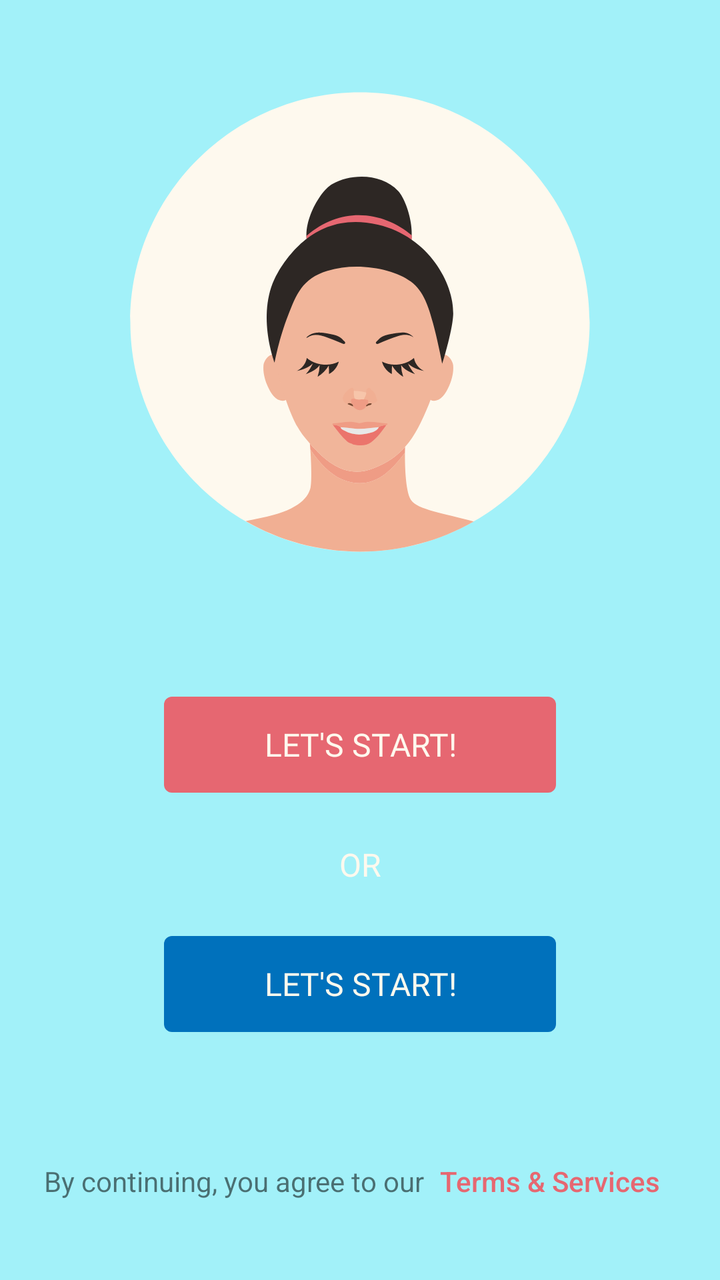
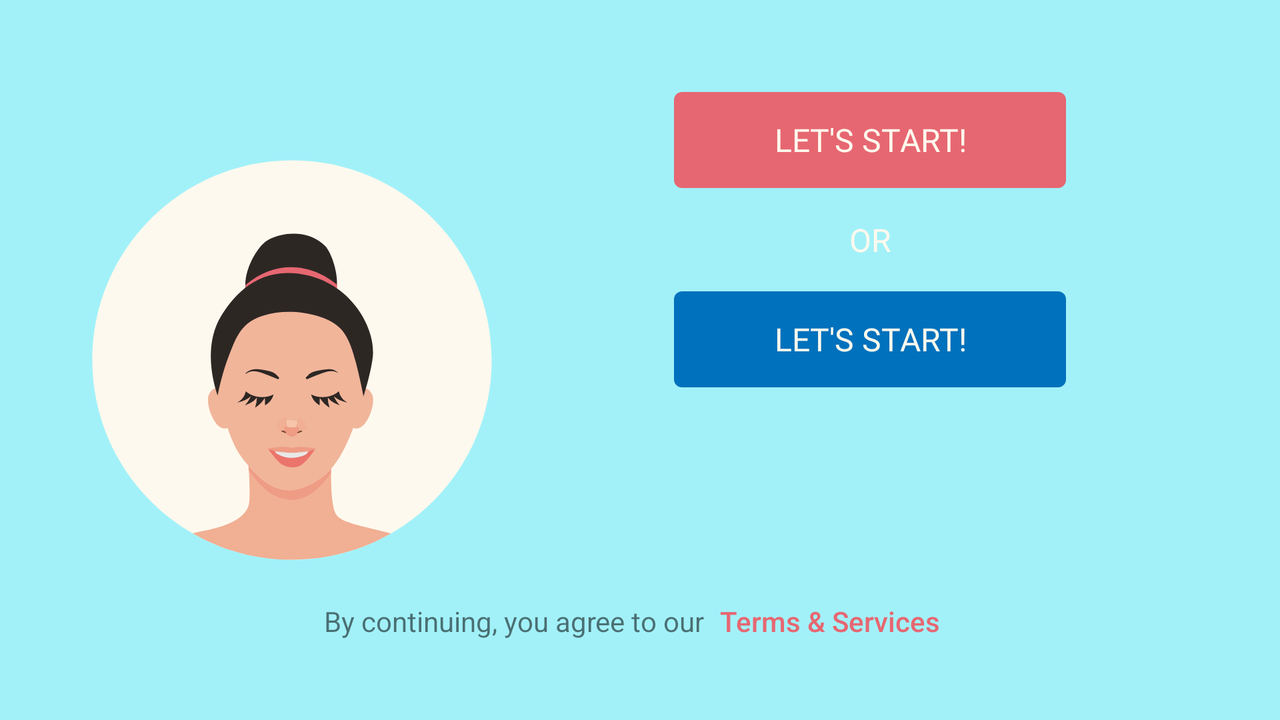

The same Android screen from two of the app's own layout files: first res/layout/ as a phone draws it, then the repository's variant for another configuration, drawn on a device whose configuration selects that folder. Both files follow.
<!-- AndroidManifest.xml: application theme AppTheme -->
<!-- res/layout/intro_button_fragment.xml -->
<?xml version="1.0" encoding="utf-8"?>
<androidx.constraintlayout.widget.ConstraintLayout xmlns:android="http://schemas.android.com/apk/res/android"
    xmlns:app="http://schemas.android.com/apk/res-auto"
    xmlns:tools="http://schemas.android.com/tools"
    android:layout_width="match_parent"
    android:layout_height="match_parent"
    android:background="@color/cyan"
    android:padding="16dp"
    tools:context=".ui.intro.button_fragment.IntroButtonFragment">

    <ImageView
        android:id="@+id/intro_background"
        android:layout_width="230dp"
        android:layout_height="230dp"
        android:layout_marginTop="30dp"
        android:contentDescription="@null"
        android:src="@drawable/ic_background_round"
        app:layout_constraintLeft_toLeftOf="parent"
        app:layout_constraintRight_toRightOf="parent"
        app:layout_constraintTop_toTopOf="parent" />

    <Button
        android:id="@+id/intro_action_button_red"
        style="@style/Button"
        android:layout_width="wrap_content"
        android:layout_height="wrap_content"
        android:layout_marginBottom="25dp"
        android:text="@string/intro_start_cta"
        android:textSize="16sp"
        app:layout_constraintBottom_toTopOf="@+id/between_button_text_view"
        app:layout_constraintLeft_toLeftOf="parent"
        app:layout_constraintRight_toRightOf="parent" />

    <TextView
        android:id="@+id/between_button_text_view"
        android:layout_width="match_parent"
        android:layout_height="wrap_content"
        android:layout_marginTop="25dp"
        android:layout_marginBottom="25dp"
        android:gravity="center"
        android:text="@string/or"
        android:textAllCaps="true"
        android:textColor="@color/white"
        android:textSize="16sp"
        app:layout_constraintBottom_toTopOf="@+id/intro_action_button_blue"
        app:layout_constraintLeft_toLeftOf="parent"
        app:layout_constraintRight_toRightOf="parent" />

    <Button
        android:id="@+id/intro_action_button_blue"
        style="@style/Button"
        android:layout_width="wrap_content"
        android:layout_height="wrap_content"
        android:layout_marginBottom="65dp"
        android:background="@drawable/blue_button_background"
        android:text="@string/intro_start_cta"
        android:textSize="16sp"
        app:layout_constraintBottom_toTopOf="@+id/intro_secondary_action"
        app:layout_constraintLeft_toLeftOf="parent"
        app:layout_constraintRight_toRightOf="parent" />

    <LinearLayout
        android:id="@+id/intro_secondary_action"
        android:layout_width="wrap_content"
        android:layout_height="wrap_content"
        android:gravity="center_horizontal"
        android:layout_marginBottom="16dp"
        app:layout_constraintBottom_toBottomOf="parent"
        app:layout_constraintLeft_toLeftOf="parent"
        app:layout_constraintRight_toRightOf="parent">

        <TextView
            android:id="@+id/intro_secondary_action_text"
            android:layout_width="wrap_content"
            android:layout_height="wrap_content"
            android:layout_marginBottom="8dp"
            android:text="@string/intro_terms_cta"/>

        <Button
            android:id="@+id/intro_secondary_action_button"
            style="@style/TextButton"
            android:maxLines="1"
            android:layout_width="wrap_content"
            android:layout_height="wrap_content"
            android:text="@string/intro_terms_button_cta"/>

    </LinearLayout>

</androidx.constraintlayout.widget.ConstraintLayout>
<!-- resources referenced by this layout -->
<resources>
  <color name="cyan">#A2F1F9</color>
  <color name="white">#FEF9EE</color>
  <!-- drawable blue_button_background (drawable) -->
  <?xml version="1.0" encoding="utf-8"?>
  <selector xmlns:android="http://schemas.android.com/apk/res/android">
  
      <item>
          <shape android:shape="rectangle">
              <corners android:radius="4dip" />
              <solid android:color="@color/blue" />
          </shape>
      </item>
  
  </selector>
  <!-- drawable ic_background_round: vector/xml drawable (drawable, 7961 chars, omitted) -->
  <string name="intro_start_cta">Let\'s start!</string>
  <string name="intro_terms_button_cta">Terms &amp; Services</string>
  <string name="intro_terms_cta">By continuing, you agree to our</string>
  <string name="or">or</string>
  <style name="Button" parent="Heading">
          <item name="android:textColor">@color/white</item>
          <item name="android:background">@drawable/button_background</item>
          <item name="android:paddingLeft">50dp</item>
          <item name="android:paddingRight">50dp</item>
          <item name="android:paddingTop">6dp</item>
          <item name="android:paddingBottom">6dp</item>
      </style>
  <style name="TextButton">
          <item name="android:textColor">@color/red</item>
          <item name="android:background">@android:color/transparent</item>
          <item name="android:textAllCaps">false</item>
          <item name="android:minWidth">0dp</item>
          <item name="android:minHeight">0dp</item>
          <item name="android:paddingLeft">8dp</item>
          <item name="android:paddingRight">8dp</item>
      </style>
  <style name="AppTheme" parent="Theme.AppCompat.Light.NoActionBar">
          
          <item name="colorPrimary">@color/colorPrimary</item>
          <item name="colorPrimaryDark">@color/colorPrimaryDark</item>
          <item name="colorAccent">@color/colorAccent</item>
      </style>
  <color name="blue">#0071BC</color>
  <style name="Heading">
          <item name="android:textColor">@color/red</item>
          <item name="android:fontFamily">@font/montserrat_ultralight</item>
          <item name="textAllCaps">true</item>
          <item name="android:textSize">20sp</item>
      </style>
  <!-- drawable button_background (drawable) -->
  <?xml version="1.0" encoding="utf-8"?>
  <selector xmlns:android="http://schemas.android.com/apk/res/android">
  
      <item>
          <shape android:shape="rectangle">
              <corners android:radius="4dip" />
              <solid android:color="@color/red"/>
          </shape>
      </item>
  
  </selector>
  <color name="red">#E66771</color>
  <color name="colorPrimary">#6200EE</color>
  <color name="colorPrimaryDark">#3700B3</color>
  <color name="colorAccent">#03DAC5</color>
</resources>
<!-- res/layout-land/intro_button_fragment.xml (the repository's variant of the layout above) -->
<!-- drawn on the phone turned sideways -->
<?xml version="1.0" encoding="utf-8"?>
<androidx.constraintlayout.widget.ConstraintLayout xmlns:android="http://schemas.android.com/apk/res/android"
    xmlns:app="http://schemas.android.com/apk/res-auto"
    xmlns:tools="http://schemas.android.com/tools"
    android:layout_width="match_parent"
    android:layout_height="match_parent"
    android:background="@color/cyan"
    android:padding="16dp"
    tools:context=".ui.intro.button_fragment.IntroButtonFragment">

    <ImageView
        android:id="@+id/intro_background"
        android:layout_width="200dp"
        android:layout_height="200dp"
        android:layout_marginStart="30dp"
        android:layout_marginLeft="30dp"
        android:contentDescription="@null"
        android:src="@drawable/ic_background_round"
        app:layout_constraintLeft_toLeftOf="parent"
        app:layout_constraintBottom_toBottomOf="parent"
        app:layout_constraintTop_toTopOf="parent" />

    <Button
        android:id="@+id/intro_action_button_red"
        style="@style/Button"
        android:layout_width="wrap_content"
        android:layout_height="wrap_content"
        android:layout_marginTop="30dp"
        android:text="@string/intro_start_cta"
        android:textSize="16sp"
        app:layout_constraintLeft_toRightOf="@id/intro_background"
        app:layout_constraintRight_toRightOf="parent"
        app:layout_constraintTop_toTopOf="parent"/>

    <TextView
        android:id="@+id/between_button_text_view"
        android:layout_width="wrap_content"
        android:layout_height="wrap_content"
        android:layout_marginTop="15dp"
        android:layout_marginBottom="25dp"
        android:gravity="center"
        android:text="@string/or"
        android:textAllCaps="true"
        android:textColor="@color/white"
        android:textSize="16sp"
        app:layout_constraintTop_toBottomOf="@id/intro_action_button_red"
        app:layout_constraintLeft_toRightOf="@id/intro_background"
        app:layout_constraintRight_toRightOf="parent"/>

    <Button
        android:id="@+id/intro_action_button_blue"
        style="@style/Button"
        android:layout_width="wrap_content"
        android:layout_height="wrap_content"
        android:layout_marginTop="15dp"
        android:background="@drawable/blue_button_background"
        android:text="@string/intro_start_cta"
        android:textSize="16sp"
        app:layout_constraintTop_toBottomOf="@id/between_button_text_view"
        app:layout_constraintLeft_toRightOf="@id/intro_background"
        app:layout_constraintRight_toRightOf="parent"/>

    <LinearLayout
        android:id="@+id/intro_secondary_action"
        android:layout_width="wrap_content"
        android:layout_height="wrap_content"
        android:gravity="center_horizontal"
        android:layout_marginBottom="16dp"
        app:layout_constraintBottom_toBottomOf="parent"
        app:layout_constraintLeft_toLeftOf="parent"
        app:layout_constraintRight_toRightOf="parent">

        <TextView
            android:id="@+id/intro_secondary_action_text"
            android:layout_width="wrap_content"
            android:layout_height="wrap_content"
            android:layout_marginBottom="8dp"
            android:text="@string/intro_terms_cta"/>

        <Button
            android:id="@+id/intro_secondary_action_button"
            style="@style/TextButton"
            android:maxLines="1"
            android:layout_width="wrap_content"
            android:layout_height="wrap_content"
            android:text="@string/intro_terms_button_cta"/>

    </LinearLayout>

</androidx.constraintlayout.widget.ConstraintLayout>
